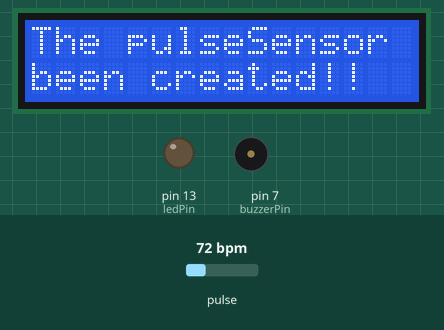
This sketch was run on a simulated Arduino Uno, built with avr-gcc and run on an emulated ATmega328P. Parts: 16×2 character LCD, output pins drawn as LEDs (lit = HIGH), buzzer (waves = sounding). The inputs (shaded band) are chosen by the test bench; at power-on: pulse 72 bpm.

Above: at 0.1 s.
At 27.1 s:
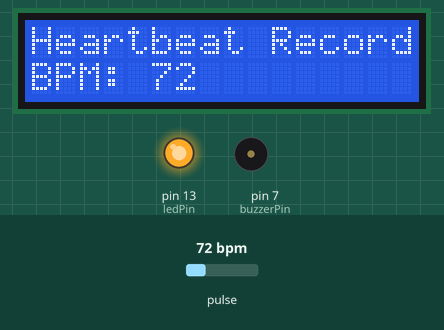
At 78.2 s:
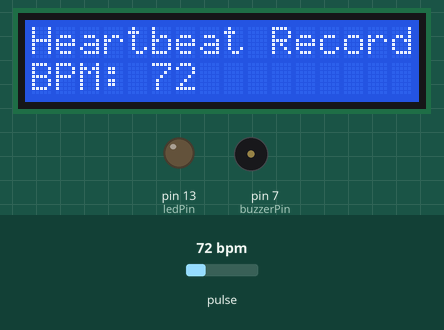
At 128.3 s:
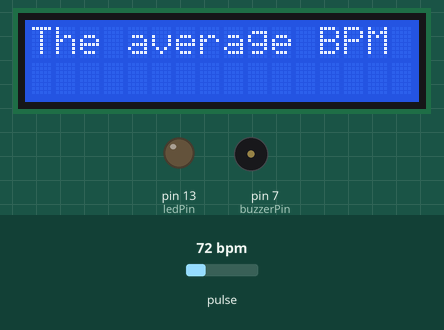
Timing chart, 0 to 129.8 s (numbered marks = the images above):
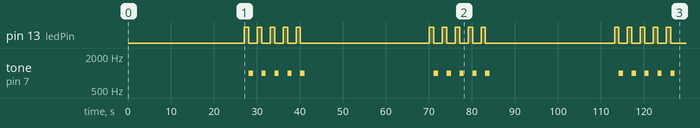

The sketch:

Pulse_Sensor_LCD_Display.ino
```cpp
/*
  Pulse sensor + LCD Display + LED + Buzzer
*/

#include <LiquidCrystal.h>
#include <PulseSensorPlayground.h>

// Project Variables
const int sensorPin = A0;
const int ledPin = 13;
const int buzzerPin = 7;
const int arraySize = 5;
int threshold = 550;
int sensorReadings[arraySize];
int readingSum = 0;
int validReadings = 0;

// Timing Variables
unsigned long lastBeatTime = 0;
unsigned long readingInterval = 2000;
unsigned long lastLoopTime = 0;
unsigned long loopDelay = 3000;


PulseSensorPlayground pulseSensor;
LiquidCrystal lcd(12, 11, 5, 4, 3, 2);

void setup() {
  lcd.begin(16, 2);

  pulseSensor.analogInput(sensorPin);
  pulseSensor.setThreshold(threshold);

  pinMode(ledPin, OUTPUT);
  pinMode(buzzerPin, OUTPUT);

  if(pulseSensor.begin()) {
    lcd.setCursor(0, 0);
    lcd.print("The pulseSensor object has successfully been created!!");
    delay(2000);
    lcd.clear();
  } else {
    lcd.setCursor(0, 0);
    lcd.print("Error in creating the PulseSensor object");
    while(1);

    for(;;) {
      digitalWrite(ledPin, LOW);
      delay(50);
      digitalWrite(ledPin, HIGH);
      delay(50);
    }
  }

  lastLoopTime = millis();
}

void loop() {
  readingSum = 0;
  validReadings = 0;

  for(int i = 0; i < 50; i++) {
    lcd.scrollDisplayLeft();
    delay(500);
  }

  while(validReadings < arraySize) {
    if(pulseSensor.sawStartOfBeat()) {
      int bpm = pulseSensor.getBeatsPerMinute();

      if(bpm > 40 && bpm < 100) {
        sensorReadings[validReadings] = bpm;
        lcd.clear();
        lcd.print("Heartbeat Recorded!!");
        lcd.setCursor(0,1);
        lcd.print("BPM: ");
        lcd.print(sensorReadings[validReadings]);
        readingSum += sensorReadings[validReadings];
        validReadings++;

        digitalWrite(ledPin, HIGH);
        delay(1000);
        digitalWrite(ledPin, LOW);

        tone(buzzerPin, 1000);
        delay(1000);
        noTone(buzzerPin);
        delay(1000);
      }

      lastBeatTime = millis();
    }

    if(millis() - lastBeatTime >= readingInterval) {
      lastBeatTime = millis();
    }

  }

  if(validReadings > 0) {
    int averageBpm = readingSum / validReadings;
    lcd.clear();
    lcd.setCursor(0, 0);
    lcd.print("The average BPM is: ");
    lcd.print(averageBpm);
  } else {
    lcd.clear();
    lcd.setCursor(0, 0);
    lcd.print("No valid readings");
  }

  lastLoopTime = millis();
  delay(loopDelay);
}
```

Measured:
- by itself, pin 13 (ledPin): repeats every 43.0 s: 4 × (LOW 2.0 s, HIGH 1.0 s), LOW 30.0 s, HIGH 1.0 s
- by itself, tone on pin 7 (buzzerPin): repeats every 43.0 s: 4 × (silent 2.0 s, 1000 Hz 1.0 s), silent 30.0 s, 1000 Hz 1.0 s
